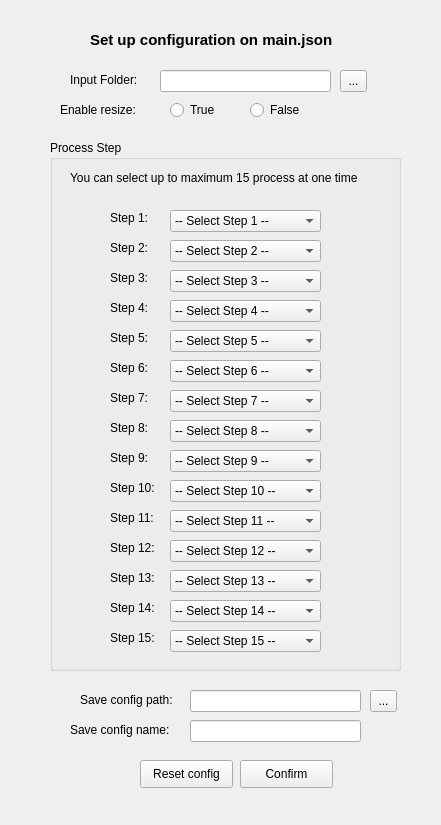
<?xml version="1.0" encoding="UTF-8"?>
<ui version="4.0">
 <class>Form</class>
 <widget class="QWidget" name="Form">
  <property name="geometry">
   <rect>
    <x>0</x>
    <y>0</y>
    <width>441</width>
    <height>825</height>
   </rect>
  </property>
  <property name="windowTitle">
   <string>Form</string>
  </property>
  <widget class="QGroupBox" name="process_step_groupbox">
   <property name="geometry">
    <rect>
     <x>50</x>
     <y>140</y>
     <width>351</width>
     <height>531</height>
    </rect>
   </property>
   <property name="title">
    <string>Process Step</string>
   </property>
   <widget class="QComboBox" name="step1_box">
    <property name="geometry">
     <rect>
      <x>120</x>
      <y>70</y>
      <width>151</width>
      <height>22</height>
     </rect>
    </property>
    <item>
     <property name="text">
      <string>-- Select Step 1 --</string>
     </property>
    </item>
    <item>
     <property name="text">
      <string>Sharp</string>
     </property>
    </item>
    <item>
     <property name="text">
      <string>Blur</string>
     </property>
    </item>
    <item>
     <property name="text">
      <string>Thresh</string>
     </property>
    </item>
    <item>
     <property name="text">
      <string>Line</string>
     </property>
    </item>
    <item>
     <property name="text">
      <string>HSV</string>
     </property>
    </item>
    <item>
     <property name="text">
      <string>Dilate</string>
     </property>
    </item>
    <item>
     <property name="text">
      <string>Sobel</string>
     </property>
    </item>
    <item>
     <property name="text">
      <string>Canny</string>
     </property>
    </item>
    <item>
     <property name="text">
      <string>Circle</string>
     </property>
    </item>
    <item>
     <property name="text">
      <string>Barrel Distort</string>
     </property>
    </item>
    <item>
     <property name="text">
      <string>Contour</string>
     </property>
    </item>
    <item>
     <property name="text">
      <string>Erode</string>
     </property>
    </item>
   </widget>
   <widget class="QLabel" name="step1_label">
    <property name="geometry">
     <rect>
      <x>60</x>
      <y>70</y>
      <width>55</width>
      <height>16</height>
     </rect>
    </property>
    <property name="text">
     <string>Step 1:</string>
    </property>
   </widget>
   <widget class="QLabel" name="step2_label">
    <property name="geometry">
     <rect>
      <x>60</x>
      <y>100</y>
      <width>55</width>
      <height>16</height>
     </rect>
    </property>
    <property name="text">
     <string>Step 2:</string>
    </property>
   </widget>
   <widget class="QLabel" name="step3_label">
    <property name="geometry">
     <rect>
      <x>60</x>
      <y>130</y>
      <width>55</width>
      <height>16</height>
     </rect>
    </property>
    <property name="text">
     <string>Step 3:</string>
    </property>
   </widget>
   <widget class="QLabel" name="step4_label">
    <property name="geometry">
     <rect>
      <x>60</x>
      <y>160</y>
      <width>55</width>
      <height>16</height>
     </rect>
    </property>
    <property name="text">
     <string>Step 4:</string>
    </property>
   </widget>
   <widget class="QLabel" name="step5_label">
    <property name="geometry">
     <rect>
      <x>60</x>
      <y>190</y>
      <width>55</width>
      <height>16</height>
     </rect>
    </property>
    <property name="text">
     <string>Step 5:</string>
    </property>
   </widget>
   <widget class="QComboBox" name="step2_box">
    <property name="geometry">
     <rect>
      <x>120</x>
      <y>100</y>
      <width>151</width>
      <height>22</height>
     </rect>
    </property>
    <item>
     <property name="text">
      <string>-- Select Step 2 --</string>
     </property>
    </item>
    <item>
     <property name="text">
      <string>Sharp</string>
     </property>
    </item>
    <item>
     <property name="text">
      <string>Blur</string>
     </property>
    </item>
    <item>
     <property name="text">
      <string>Thresh</string>
     </property>
    </item>
    <item>
     <property name="text">
      <string>Line</string>
     </property>
    </item>
    <item>
     <property name="text">
      <string>HSV</string>
     </property>
    </item>
    <item>
     <property name="text">
      <string>Dilate</string>
     </property>
    </item>
    <item>
     <property name="text">
      <string>Sobel</string>
     </property>
    </item>
    <item>
     <property name="text">
      <string>Canny</string>
     </property>
    </item>
    <item>
     <property name="text">
      <string>Circle</string>
     </property>
    </item>
    <item>
     <property name="text">
      <string>Barrel Distort</string>
     </property>
    </item>
    <item>
     <property name="text">
      <string>Contour</string>
     </property>
    </item>
    <item>
     <property name="text">
      <string>Erode</string>
     </property>
    </item>
   </widget>
   <widget class="QComboBox" name="step3_box">
    <property name="geometry">
     <rect>
      <x>120</x>
      <y>130</y>
      <width>151</width>
      <height>22</height>
     </rect>
    </property>
    <item>
     <property name="text">
      <string>-- Select Step 3 --</string>
     </property>
    </item>
    <item>
     <property name="text">
      <string>Sharp</string>
     </property>
    </item>
    <item>
     <property name="text">
      <string>Blur</string>
     </property>
    </item>
    <item>
     <property name="text">
      <string>Thresh</string>
     </property>
    </item>
    <item>
     <property name="text">
      <string>Line</string>
     </property>
    </item>
    <item>
     <property name="text">
      <string>HSV</string>
     </property>
    </item>
    <item>
     <property name="text">
      <string>Dilate</string>
     </property>
    </item>
    <item>
     <property name="text">
      <string>Sobel</string>
     </property>
    </item>
    <item>
     <property name="text">
      <string>Canny</string>
     </property>
    </item>
    <item>
     <property name="text">
      <string>Circle</string>
     </property>
    </item>
    <item>
     <property name="text">
      <string>Barrel Distort</string>
     </property>
    </item>
    <item>
     <property name="text">
      <string>Contour</string>
     </property>
    </item>
    <item>
     <property name="text">
      <string>Erode</string>
     </property>
    </item>
   </widget>
   <widget class="QComboBox" name="step4_box">
    <property name="geometry">
     <rect>
      <x>120</x>
      <y>160</y>
      <width>151</width>
      <height>22</height>
     </rect>
    </property>
    <item>
     <property name="text">
      <string>-- Select Step 4 --</string>
     </property>
    </item>
    <item>
     <property name="text">
      <string>Sharp</string>
     </property>
    </item>
    <item>
     <property name="text">
      <string>Blur</string>
     </property>
    </item>
    <item>
     <property name="text">
      <string>Thresh</string>
     </property>
    </item>
    <item>
     <property name="text">
      <string>Line</string>
     </property>
    </item>
    <item>
     <property name="text">
      <string>HSV</string>
     </property>
    </item>
    <item>
     <property name="text">
      <string>Dilate</string>
     </property>
    </item>
    <item>
     <property name="text">
      <string>Sobel</string>
     </property>
    </item>
    <item>
     <property name="text">
      <string>Canny</string>
     </property>
    </item>
    <item>
     <property name="text">
      <string>Circle</string>
     </property>
    </item>
    <item>
     <property name="text">
      <string>Barrel Distort</string>
     </property>
    </item>
    <item>
     <property name="text">
      <string>Contour</string>
     </property>
    </item>
    <item>
     <property name="text">
      <string>Erode</string>
     </property>
    </item>
   </widget>
   <widget class="QComboBox" name="step5_box">
    <property name="geometry">
     <rect>
      <x>120</x>
      <y>190</y>
      <width>151</width>
      <height>22</height>
     </rect>
    </property>
    <item>
     <property name="text">
      <string>-- Select Step 5 --</string>
     </property>
    </item>
    <item>
     <property name="text">
      <string>Sharp</string>
     </property>
    </item>
    <item>
     <property name="text">
      <string>Blur</string>
     </property>
    </item>
    <item>
     <property name="text">
      <string>Thresh</string>
     </property>
    </item>
    <item>
     <property name="text">
      <string>Line</string>
     </property>
    </item>
    <item>
     <property name="text">
      <string>HSV</string>
     </property>
    </item>
    <item>
     <property name="text">
      <string>Dilate</string>
     </property>
    </item>
    <item>
     <property name="text">
      <string>Sobel</string>
     </property>
    </item>
    <item>
     <property name="text">
      <string>Canny</string>
     </property>
    </item>
    <item>
     <property name="text">
      <string>Circle</string>
     </property>
    </item>
    <item>
     <property name="text">
      <string>Barrel Distort</string>
     </property>
    </item>
    <item>
     <property name="text">
      <string>Contour</string>
     </property>
    </item>
    <item>
     <property name="text">
      <string>Erode</string>
     </property>
    </item>
   </widget>
   <widget class="QLabel" name="process_step_note">
    <property name="geometry">
     <rect>
      <x>20</x>
      <y>30</y>
      <width>411</width>
      <height>16</height>
     </rect>
    </property>
    <property name="text">
     <string>You can select up to maximum 15 process at one time</string>
    </property>
    <property name="wordWrap">
     <bool>true</bool>
    </property>
   </widget>
   <widget class="QLabel" name="step8_label">
    <property name="geometry">
     <rect>
      <x>60</x>
      <y>280</y>
      <width>55</width>
      <height>16</height>
     </rect>
    </property>
    <property name="text">
     <string>Step 8:</string>
    </property>
   </widget>
   <widget class="QLabel" name="step10_label">
    <property name="geometry">
     <rect>
      <x>60</x>
      <y>340</y>
      <width>55</width>
      <height>16</height>
     </rect>
    </property>
    <property name="text">
     <string>Step 10:</string>
    </property>
   </widget>
   <widget class="QLabel" name="step1_label_2">
    <property name="geometry">
     <rect>
      <x>60</x>
      <y>220</y>
      <width>55</width>
      <height>16</height>
     </rect>
    </property>
    <property name="text">
     <string>Step 6:</string>
    </property>
   </widget>
   <widget class="QComboBox" name="step10_box">
    <property name="geometry">
     <rect>
      <x>120</x>
      <y>340</y>
      <width>151</width>
      <height>22</height>
     </rect>
    </property>
    <item>
     <property name="text">
      <string>-- Select Step 10 --</string>
     </property>
    </item>
    <item>
     <property name="text">
      <string>Sharp</string>
     </property>
    </item>
    <item>
     <property name="text">
      <string>Blur</string>
     </property>
    </item>
    <item>
     <property name="text">
      <string>Thresh</string>
     </property>
    </item>
    <item>
     <property name="text">
      <string>Line</string>
     </property>
    </item>
    <item>
     <property name="text">
      <string>HSV</string>
     </property>
    </item>
    <item>
     <property name="text">
      <string>Dilate</string>
     </property>
    </item>
    <item>
     <property name="text">
      <string>Sobel</string>
     </property>
    </item>
    <item>
     <property name="text">
      <string>Canny</string>
     </property>
    </item>
    <item>
     <property name="text">
      <string>Circle</string>
     </property>
    </item>
    <item>
     <property name="text">
      <string>Barrel Distort</string>
     </property>
    </item>
    <item>
     <property name="text">
      <string>Contour</string>
     </property>
    </item>
    <item>
     <property name="text">
      <string>Erode</string>
     </property>
    </item>
   </widget>
   <widget class="QComboBox" name="step7_box">
    <property name="geometry">
     <rect>
      <x>120</x>
      <y>250</y>
      <width>151</width>
      <height>22</height>
     </rect>
    </property>
    <item>
     <property name="text">
      <string>-- Select Step 7 --</string>
     </property>
    </item>
    <item>
     <property name="text">
      <string>Sharp</string>
     </property>
    </item>
    <item>
     <property name="text">
      <string>Blur</string>
     </property>
    </item>
    <item>
     <property name="text">
      <string>Thresh</string>
     </property>
    </item>
    <item>
     <property name="text">
      <string>Line</string>
     </property>
    </item>
    <item>
     <property name="text">
      <string>HSV</string>
     </property>
    </item>
    <item>
     <property name="text">
      <string>Dilate</string>
     </property>
    </item>
    <item>
     <property name="text">
      <string>Sobel</string>
     </property>
    </item>
    <item>
     <property name="text">
      <string>Canny</string>
     </property>
    </item>
    <item>
     <property name="text">
      <string>Circle</string>
     </property>
    </item>
    <item>
     <property name="text">
      <string>Barrel Distort</string>
     </property>
    </item>
    <item>
     <property name="text">
      <string>Contour</string>
     </property>
    </item>
    <item>
     <property name="text">
      <string>Erode</string>
     </property>
    </item>
   </widget>
   <widget class="QLabel" name="label_12">
    <property name="geometry">
     <rect>
      <x>60</x>
      <y>250</y>
      <width>55</width>
      <height>16</height>
     </rect>
    </property>
    <property name="text">
     <string>Step 7:</string>
    </property>
   </widget>
   <widget class="QComboBox" name="step8_box">
    <property name="geometry">
     <rect>
      <x>120</x>
      <y>280</y>
      <width>151</width>
      <height>22</height>
     </rect>
    </property>
    <item>
     <property name="text">
      <string>-- Select Step 8 --</string>
     </property>
    </item>
    <item>
     <property name="text">
      <string>Sharp</string>
     </property>
    </item>
    <item>
     <property name="text">
      <string>Blur</string>
     </property>
    </item>
    <item>
     <property name="text">
      <string>Thresh</string>
     </property>
    </item>
    <item>
     <property name="text">
      <string>Line</string>
     </property>
    </item>
    <item>
     <property name="text">
      <string>HSV</string>
     </property>
    </item>
    <item>
     <property name="text">
      <string>Dilate</string>
     </property>
    </item>
    <item>
     <property name="text">
      <string>Sobel</string>
     </property>
    </item>
    <item>
     <property name="text">
      <string>Canny</string>
     </property>
    </item>
    <item>
     <property name="text">
      <string>Circle</string>
     </property>
    </item>
    <item>
     <property name="text">
      <string>Barrel Distort</string>
     </property>
    </item>
    <item>
     <property name="text">
      <string>Contour</string>
     </property>
    </item>
    <item>
     <property name="text">
      <string>Erode</string>
     </property>
    </item>
   </widget>
   <widget class="QComboBox" name="step6_box">
    <property name="geometry">
     <rect>
      <x>120</x>
      <y>220</y>
      <width>151</width>
      <height>22</height>
     </rect>
    </property>
    <item>
     <property name="text">
      <string>-- Select Step 6 --</string>
     </property>
    </item>
    <item>
     <property name="text">
      <string>Sharp</string>
     </property>
    </item>
    <item>
     <property name="text">
      <string>Blur</string>
     </property>
    </item>
    <item>
     <property name="text">
      <string>Thresh</string>
     </property>
    </item>
    <item>
     <property name="text">
      <string>Line</string>
     </property>
    </item>
    <item>
     <property name="text">
      <string>HSV</string>
     </property>
    </item>
    <item>
     <property name="text">
      <string>Dilate</string>
     </property>
    </item>
    <item>
     <property name="text">
      <string>Sobel</string>
     </property>
    </item>
    <item>
     <property name="text">
      <string>Canny</string>
     </property>
    </item>
    <item>
     <property name="text">
      <string>Circle</string>
     </property>
    </item>
    <item>
     <property name="text">
      <string>Barrel Distort</string>
     </property>
    </item>
    <item>
     <property name="text">
      <string>Contour</string>
     </property>
    </item>
    <item>
     <property name="text">
      <string>Erode</string>
     </property>
    </item>
   </widget>
   <widget class="QComboBox" name="step9_box">
    <property name="geometry">
     <rect>
      <x>120</x>
      <y>310</y>
      <width>151</width>
      <height>22</height>
     </rect>
    </property>
    <item>
     <property name="text">
      <string>-- Select Step 9 --</string>
     </property>
    </item>
    <item>
     <property name="text">
      <string>Sharp</string>
     </property>
    </item>
    <item>
     <property name="text">
      <string>Blur</string>
     </property>
    </item>
    <item>
     <property name="text">
      <string>Thresh</string>
     </property>
    </item>
    <item>
     <property name="text">
      <string>Line</string>
     </property>
    </item>
    <item>
     <property name="text">
      <string>HSV</string>
     </property>
    </item>
    <item>
     <property name="text">
      <string>Dilate</string>
     </property>
    </item>
    <item>
     <property name="text">
      <string>Sobel</string>
     </property>
    </item>
    <item>
     <property name="text">
      <string>Canny</string>
     </property>
    </item>
    <item>
     <property name="text">
      <string>Circle</string>
     </property>
    </item>
    <item>
     <property name="text">
      <string>Barrel Distort</string>
     </property>
    </item>
    <item>
     <property name="text">
      <string>Contour</string>
     </property>
    </item>
    <item>
     <property name="text">
      <string>Erode</string>
     </property>
    </item>
   </widget>
   <widget class="QLabel" name="label_13">
    <property name="geometry">
     <rect>
      <x>60</x>
      <y>310</y>
      <width>55</width>
      <height>16</height>
     </rect>
    </property>
    <property name="text">
     <string>Step 9:</string>
    </property>
   </widget>
   <widget class="QComboBox" name="step13_box">
    <property name="geometry">
     <rect>
      <x>120</x>
      <y>430</y>
      <width>151</width>
      <height>22</height>
     </rect>
    </property>
    <item>
     <property name="text">
      <string>-- Select Step 13 --</string>
     </property>
    </item>
    <item>
     <property name="text">
      <string>Sharp</string>
     </property>
    </item>
    <item>
     <property name="text">
      <string>Blur</string>
     </property>
    </item>
    <item>
     <property name="text">
      <string>Thresh</string>
     </property>
    </item>
    <item>
     <property name="text">
      <string>Line</string>
     </property>
    </item>
    <item>
     <property name="text">
      <string>HSV</string>
     </property>
    </item>
    <item>
     <property name="text">
      <string>Dilate</string>
     </property>
    </item>
    <item>
     <property name="text">
      <string>Sobel</string>
     </property>
    </item>
    <item>
     <property name="text">
      <string>Canny</string>
     </property>
    </item>
    <item>
     <property name="text">
      <string>Circle</string>
     </property>
    </item>
    <item>
     <property name="text">
      <string>Barrel Distort</string>
     </property>
    </item>
    <item>
     <property name="text">
      <string>Contour</string>
     </property>
    </item>
    <item>
     <property name="text">
      <string>Erode</string>
     </property>
    </item>
   </widget>
   <widget class="QLabel" name="step1_label_3">
    <property name="geometry">
     <rect>
      <x>60</x>
      <y>370</y>
      <width>55</width>
      <height>16</height>
     </rect>
    </property>
    <property name="text">
     <string>Step 11:</string>
    </property>
   </widget>
   <widget class="QLabel" name="label_14">
    <property name="geometry">
     <rect>
      <x>60</x>
      <y>400</y>
      <width>55</width>
      <height>16</height>
     </rect>
    </property>
    <property name="text">
     <string>Step 12:</string>
    </property>
   </widget>
   <widget class="QLabel" name="label_15">
    <property name="geometry">
     <rect>
      <x>60</x>
      <y>460</y>
      <width>55</width>
      <height>16</height>
     </rect>
    </property>
    <property name="text">
     <string>Step 14:</string>
    </property>
   </widget>
   <widget class="QComboBox" name="step12_box">
    <property name="geometry">
     <rect>
      <x>120</x>
      <y>400</y>
      <width>151</width>
      <height>22</height>
     </rect>
    </property>
    <item>
     <property name="text">
      <string>-- Select Step 12 --</string>
     </property>
    </item>
    <item>
     <property name="text">
      <string>Sharp</string>
     </property>
    </item>
    <item>
     <property name="text">
      <string>Blur</string>
     </property>
    </item>
    <item>
     <property name="text">
      <string>Thresh</string>
     </property>
    </item>
    <item>
     <property name="text">
      <string>Line</string>
     </property>
    </item>
    <item>
     <property name="text">
      <string>HSV</string>
     </property>
    </item>
    <item>
     <property name="text">
      <string>Dilate</string>
     </property>
    </item>
    <item>
     <property name="text">
      <string>Sobel</string>
     </property>
    </item>
    <item>
     <property name="text">
      <string>Canny</string>
     </property>
    </item>
    <item>
     <property name="text">
      <string>Circle</string>
     </property>
    </item>
    <item>
     <property name="text">
      <string>Barrel Distort</string>
     </property>
    </item>
    <item>
     <property name="text">
      <string>Contour</string>
     </property>
    </item>
    <item>
     <property name="text">
      <string>Erode</string>
     </property>
    </item>
   </widget>
   <widget class="QComboBox" name="step11_box">
    <property name="geometry">
     <rect>
      <x>120</x>
      <y>370</y>
      <width>151</width>
      <height>22</height>
     </rect>
    </property>
    <item>
     <property name="text">
      <string>-- Select Step 11 --</string>
     </property>
    </item>
    <item>
     <property name="text">
      <string>Sharp</string>
     </property>
    </item>
    <item>
     <property name="text">
      <string>Blur</string>
     </property>
    </item>
    <item>
     <property name="text">
      <string>Thresh</string>
     </property>
    </item>
    <item>
     <property name="text">
      <string>Line</string>
     </property>
    </item>
    <item>
     <property name="text">
      <string>HSV</string>
     </property>
    </item>
    <item>
     <property name="text">
      <string>Dilate</string>
     </property>
    </item>
    <item>
     <property name="text">
      <string>Sobel</string>
     </property>
    </item>
    <item>
     <property name="text">
      <string>Canny</string>
     </property>
    </item>
    <item>
     <property name="text">
      <string>Circle</string>
     </property>
    </item>
    <item>
     <property name="text">
      <string>Barrel Distort</string>
     </property>
    </item>
    <item>
     <property name="text">
      <string>Contour</string>
     </property>
    </item>
    <item>
     <property name="text">
      <string>Erode</string>
     </property>
    </item>
   </widget>
   <widget class="QLabel" name="label_16">
    <property name="geometry">
     <rect>
      <x>60</x>
      <y>490</y>
      <width>55</width>
      <height>16</height>
     </rect>
    </property>
    <property name="text">
     <string>Step 15:</string>
    </property>
   </widget>
   <widget class="QLabel" name="step13label">
    <property name="geometry">
     <rect>
      <x>60</x>
      <y>430</y>
      <width>55</width>
      <height>16</height>
     </rect>
    </property>
    <property name="text">
     <string>Step 13:</string>
    </property>
   </widget>
   <widget class="QComboBox" name="step14_box">
    <property name="geometry">
     <rect>
      <x>120</x>
      <y>460</y>
      <width>151</width>
      <height>22</height>
     </rect>
    </property>
    <item>
     <property name="text">
      <string>-- Select Step 14 --</string>
     </property>
    </item>
    <item>
     <property name="text">
      <string>Sharp</string>
     </property>
    </item>
    <item>
     <property name="text">
      <string>Blur</string>
     </property>
    </item>
    <item>
     <property name="text">
      <string>Thresh</string>
     </property>
    </item>
    <item>
     <property name="text">
      <string>Line</string>
     </property>
    </item>
    <item>
     <property name="text">
      <string>HSV</string>
     </property>
    </item>
    <item>
     <property name="text">
      <string>Dilate</string>
     </property>
    </item>
    <item>
     <property name="text">
      <string>Sobel</string>
     </property>
    </item>
    <item>
     <property name="text">
      <string>Canny</string>
     </property>
    </item>
    <item>
     <property name="text">
      <string>Circle</string>
     </property>
    </item>
    <item>
     <property name="text">
      <string>Barrel Distort</string>
     </property>
    </item>
    <item>
     <property name="text">
      <string>Contour</string>
     </property>
    </item>
    <item>
     <property name="text">
      <string>Erode</string>
     </property>
    </item>
   </widget>
   <widget class="QComboBox" name="step15_box">
    <property name="geometry">
     <rect>
      <x>120</x>
      <y>490</y>
      <width>151</width>
      <height>22</height>
     </rect>
    </property>
    <item>
     <property name="text">
      <string>-- Select Step 15 --</string>
     </property>
    </item>
    <item>
     <property name="text">
      <string>Sharp</string>
     </property>
    </item>
    <item>
     <property name="text">
      <string>Blur</string>
     </property>
    </item>
    <item>
     <property name="text">
      <string>Thresh</string>
     </property>
    </item>
    <item>
     <property name="text">
      <string>Line</string>
     </property>
    </item>
    <item>
     <property name="text">
      <string>HSV</string>
     </property>
    </item>
    <item>
     <property name="text">
      <string>Dilate</string>
     </property>
    </item>
    <item>
     <property name="text">
      <string>Sobel</string>
     </property>
    </item>
    <item>
     <property name="text">
      <string>Canny</string>
     </property>
    </item>
    <item>
     <property name="text">
      <string>Circle</string>
     </property>
    </item>
    <item>
     <property name="text">
      <string>Barrel Distort</string>
     </property>
    </item>
    <item>
     <property name="text">
      <string>Contour</string>
     </property>
    </item>
    <item>
     <property name="text">
      <string>Erode</string>
     </property>
    </item>
   </widget>
  </widget>
  <widget class="QLineEdit" name="input_folder_box">
   <property name="geometry">
    <rect>
     <x>160</x>
     <y>70</y>
     <width>171</width>
     <height>22</height>
    </rect>
   </property>
  </widget>
  <widget class="QToolButton" name="input_folder_browse">
   <property name="geometry">
    <rect>
     <x>340</x>
     <y>70</y>
     <width>27</width>
     <height>22</height>
    </rect>
   </property>
   <property name="text">
    <string>...</string>
   </property>
  </widget>
  <widget class="QLabel" name="input_folder">
   <property name="geometry">
    <rect>
     <x>70</x>
     <y>70</y>
     <width>81</width>
     <height>20</height>
    </rect>
   </property>
   <property name="text">
    <string>Input Folder:</string>
   </property>
  </widget>
  <widget class="QLabel" name="enable_resize">
   <property name="geometry">
    <rect>
     <x>60</x>
     <y>100</y>
     <width>81</width>
     <height>20</height>
    </rect>
   </property>
   <property name="text">
    <string>Enable resize:</string>
   </property>
  </widget>
  <widget class="QRadioButton" name="true_resize">
   <property name="geometry">
    <rect>
     <x>170</x>
     <y>100</y>
     <width>95</width>
     <height>20</height>
    </rect>
   </property>
   <property name="text">
    <string>True</string>
   </property>
  </widget>
  <widget class="QRadioButton" name="false_resize">
   <property name="geometry">
    <rect>
     <x>250</x>
     <y>100</y>
     <width>95</width>
     <height>20</height>
    </rect>
   </property>
   <property name="text">
    <string>False</string>
   </property>
  </widget>
  <widget class="QLabel" name="title">
   <property name="geometry">
    <rect>
     <x>90</x>
     <y>30</y>
     <width>341</width>
     <height>20</height>
    </rect>
   </property>
   <property name="font">
    <font>
     <pointsize>11</pointsize>
     <weight>75</weight>
     <bold>true</bold>
    </font>
   </property>
   <property name="text">
    <string>Set up configuration on main.json</string>
   </property>
  </widget>
  <widget class="QLineEdit" name="save_config_path_box">
   <property name="geometry">
    <rect>
     <x>190</x>
     <y>690</y>
     <width>171</width>
     <height>22</height>
    </rect>
   </property>
  </widget>
  <widget class="QLabel" name="save_config_path">
   <property name="geometry">
    <rect>
     <x>80</x>
     <y>690</y>
     <width>101</width>
     <height>20</height>
    </rect>
   </property>
   <property name="text">
    <string>Save config path:</string>
   </property>
  </widget>
  <widget class="QToolButton" name="save_config_path_browse">
   <property name="geometry">
    <rect>
     <x>370</x>
     <y>690</y>
     <width>27</width>
     <height>22</height>
    </rect>
   </property>
   <property name="text">
    <string>...</string>
   </property>
  </widget>
  <widget class="QLineEdit" name="save_config_path_name">
   <property name="geometry">
    <rect>
     <x>190</x>
     <y>720</y>
     <width>171</width>
     <height>22</height>
    </rect>
   </property>
  </widget>
  <widget class="QLabel" name="save_config_name">
   <property name="geometry">
    <rect>
     <x>70</x>
     <y>720</y>
     <width>111</width>
     <height>20</height>
    </rect>
   </property>
   <property name="text">
    <string>Save config name:</string>
   </property>
  </widget>
  <widget class="QPushButton" name="reset_config">
   <property name="geometry">
    <rect>
     <x>140</x>
     <y>760</y>
     <width>93</width>
     <height>28</height>
    </rect>
   </property>
   <property name="text">
    <string>Reset config</string>
   </property>
  </widget>
  <widget class="QPushButton" name="confirm">
   <property name="geometry">
    <rect>
     <x>240</x>
     <y>760</y>
     <width>93</width>
     <height>28</height>
    </rect>
   </property>
   <property name="text">
    <string>Confirm</string>
   </property>
  </widget>
 </widget>
 <resources/>
 <connections/>
</ui>
